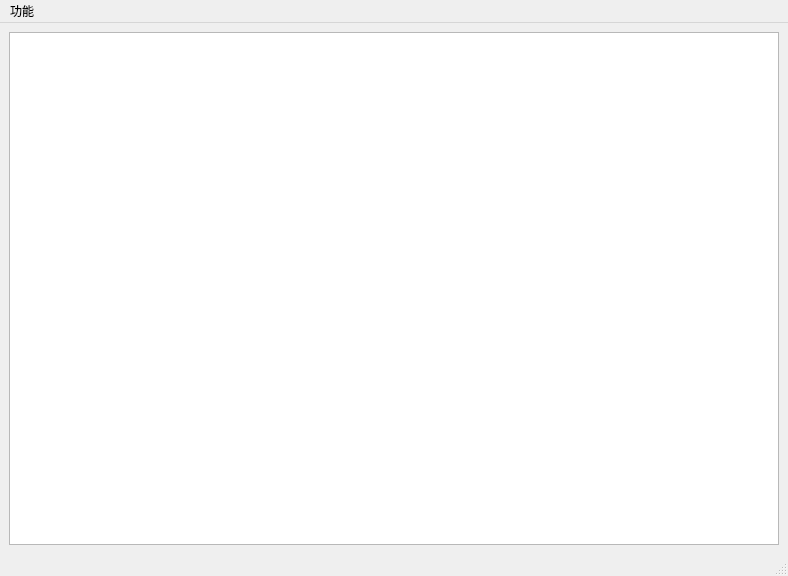
<?xml version="1.0" encoding="UTF-8"?>
<ui version="4.0">
 <class>mainWindow</class>
 <widget class="QMainWindow" name="mainWindow">
  <property name="geometry">
   <rect>
    <x>0</x>
    <y>0</y>
    <width>788</width>
    <height>576</height>
   </rect>
  </property>
  <property name="windowTitle">
   <string>因素分析</string>
  </property>
  <widget class="QWidget" name="centralwidget">
   <layout class="QVBoxLayout" name="verticalLayout">
    <item>
     <widget class="QTableView" name="tableView"/>
    </item>
   </layout>
  </widget>
  <widget class="QStatusBar" name="statusbar"/>
  <widget class="QMenuBar" name="menuBar">
   <property name="geometry">
    <rect>
     <x>0</x>
     <y>0</y>
     <width>788</width>
     <height>22</height>
    </rect>
   </property>
   <widget class="QMenu" name="menu">
    <property name="title">
     <string>功能</string>
    </property>
    <addaction name="actionImport"/>
    <addaction name="actionAnalysis"/>
    <addaction name="actionPearson"/>
    <addaction name="actionRegression"/>
   </widget>
   <addaction name="menu"/>
  </widget>
  <action name="actionImport">
   <property name="text">
    <string>导入</string>
   </property>
  </action>
  <action name="actionAnalysis">
   <property name="text">
    <string>灰色关联</string>
   </property>
  </action>
  <action name="actionPearson">
   <property name="text">
    <string>皮尔逊</string>
   </property>
  </action>
  <action name="actionRegression">
   <property name="text">
    <string>回归分析</string>
   </property>
  </action>
 </widget>
 <resources/>
 <connections/>
</ui>
